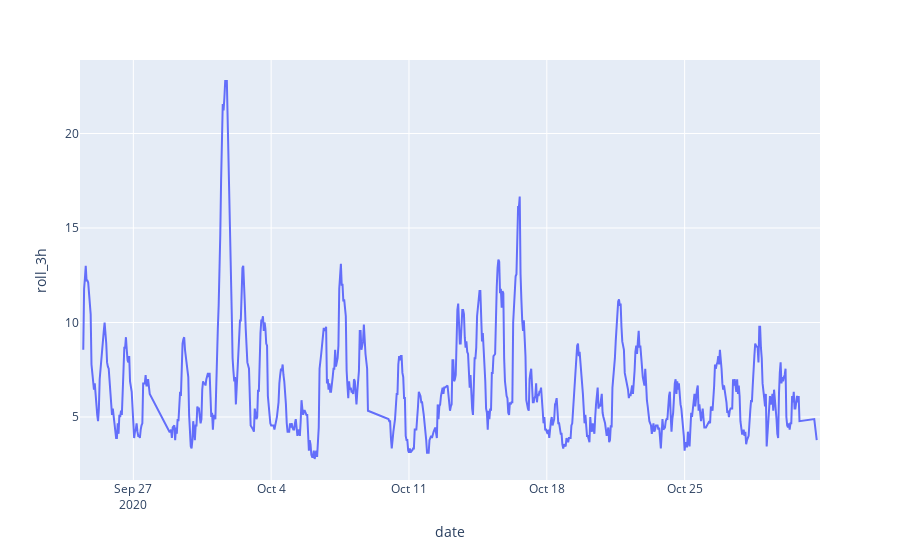

Source (notebook cell):
### Code cell
fig = px.line(df_1, x="date", y="roll_3h")
fig.show()

### Figure 1 — Plotly figure (JSON) as saved in the notebook; plotly's stock layout.template omitted (floating-point values rounded to 4 significant figures; data arrays with more than 128 entries replaced by an {"elided": "..."} marker saying what was removed)
{"data": [{"hoverlabel": {"namelength": 0}, "hovertemplate": "date=%{x}<br>roll_3h=%{y}", "legendgroup": "", "line": {"color": "#636efa", "dash": "solid"}, "mode": "lines", "name": "", "showlegend": false, "type": "scatter", "x": {"elided": "785 str values"}, "xaxis": "x", "y": {"elided": "785 float values"}, "yaxis": "y"}], "layout": {"legend": {"tracegroupgap": 0}, "margin": {"t": 60}, "xaxis": {"anchor": "y", "domain": [0, 1], "title": {"text": "date"}}, "yaxis": {"anchor": "x", "domain": [0, 1], "title": {"text": "roll_3h"}}}}
